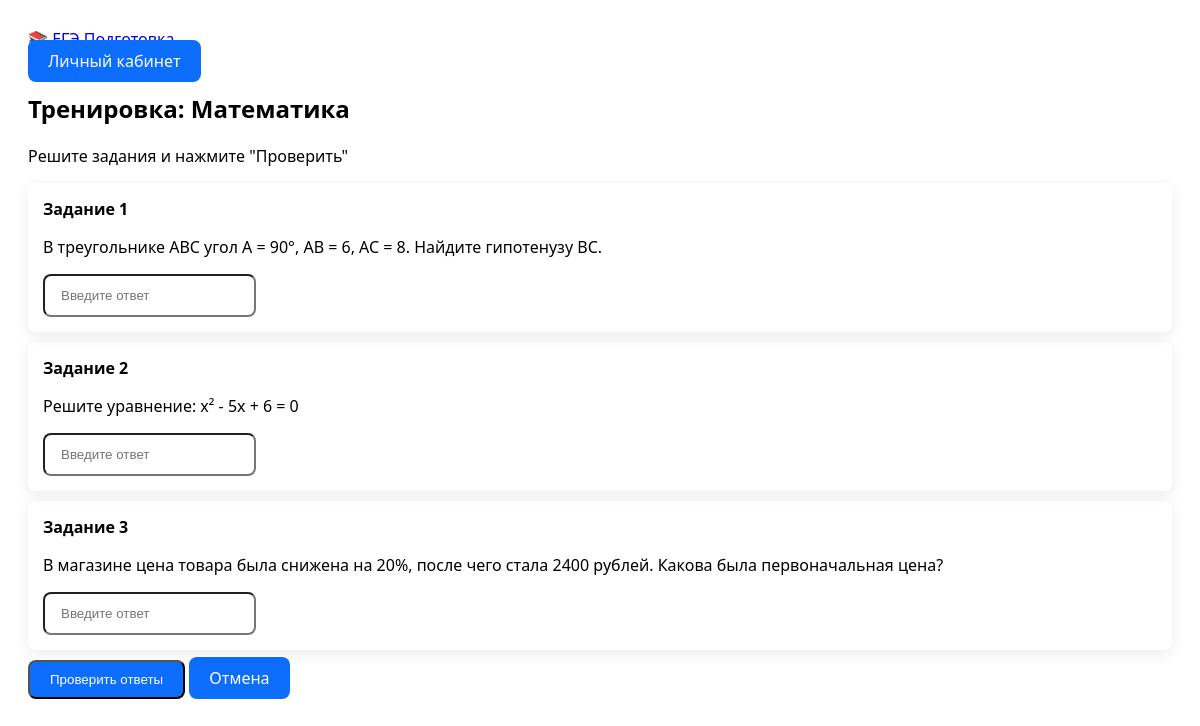
Screenshot of /subject/1 with the database file from the repository.
### models.py (models this page shows)
class Subject(db.Model):
    id = db.Column(db.Integer, primary_key=True)
    name = db.Column(db.String(100), unique=True, nullable=False)

class Task(db.Model):
    id = db.Column(db.Integer, primary_key=True)
    topic_id = db.Column(db.Integer, db.ForeignKey('topic.id'), nullable=False)
    text = db.Column(db.Text, nullable=False)
    correct_answer = db.Column(db.String(500), nullable=False)
    explanation = db.Column(db.Text, nullable=True)
    difficulty = db.Column(db.Integer, default=3)

### routes/main.py (the view)
@main_bp.route('/subject/<int:subject_id>')
def start_exam(subject_id):
    subject = Subject.query.get_or_404(subject_id)
    tasks = get_adaptive_tasks(subject_id, count=5)
    if not tasks:
        flash('В этом предмете пока нет заданий. Добавьте их в админ-панели.', 'warning')
        return redirect(url_for('main.dashboard'))
    return render_template('exam.html', subject=subject, tasks=tasks)

### services/adaptive_logic.py (called while the page is built)
def get_adaptive_tasks(subject_id: int, user_id: int = 1, count: int = 5):
    tasks = Task.query.join(Topic)\
              .filter(Topic.subject_id == subject_id)\
              .order_by(func.random())\
              .limit(count)\
              .all()
    if len(tasks) < count:
        needed = count - len(tasks)
        extra = Task.query.join(Topic)\
                  .filter(Topic.subject_id == subject_id)\
                  .order_by(func.random())\
                  .limit(needed)\
                  .all()
        tasks.extend(extra)
    seen = set()
    unique_tasks = []
    for task in tasks:
        if task.id not in seen:
            seen.add(task.id)
            unique_tasks.append(task)
    return unique_tasks[:count]

### templates/exam.html (shortened to what this page needs)
{% extends "base.html" %}
{% block content %}
<div class="container mt-4">
    <h2>Тренировка: {{ subject.name }}</h2>
    <p class="text-muted">Решите задания и нажмите "Проверить"</p>
    <form method="POST" action="{{ url_for('main.check_exam', subject_id=subject.id) }}">
        {% for task in tasks %}
        <div class="card mb-4 shadow-sm">
            <div class="card-header bg-light">
                <strong>Задание {{ loop.index }}</strong>
            </div>
            <div class="card-body">
                <p class="fs-5">{{ task.text | safe }}</p>
                <input type="text"
                       name="answer_{{ task.id }}"
                       class="form-control form-control-lg"
                       placeholder="Введите ответ"
                       autocomplete="off"
                       autocorrect="off"
                       autocapitalize="off"
                       spellcheck="false"
                       required>
            </div>
        </div>
        {% endfor %}
        <div class="mt-4">
            <button type="submit" class="btn btn-success btn-lg px-5">Проверить ответы</button>
            <a href="/dashboard" class="btn btn-secondary btn-lg px-5 ms-3">Отмена</a>
        </div>
    </form>
</div>
{% endblock %}

### static/app.css (style rules this page uses)
body { font-family: 'Segoe UI', system-ui, sans-serif; }
.card { transition: all 0.3s ease; border: none; box-shadow: 0 4px 15px rgba(0,0,0,0.08); }
.btn { border-radius: 8px; font-weight: 500; }
.form-control { border-radius: 8px; padding: 12px 16px; }
.card-header { font-weight: 600; }
.card { animation: fadeInUp 0.4s ease forwards; }

### rows the page displays
Subject: name "Математика"
Task: text "В треугольнике ABC угол A = 90°, AB = 6, AC = 8. Найдите гипотенузу BC."
Task: text "Решите уравнение: x² - 5x + 6 = 0"
Task: text "В магазине цена товара была снижена на 20%, после чего стала 2400 рублей. Какова была первоначальная цена?"
